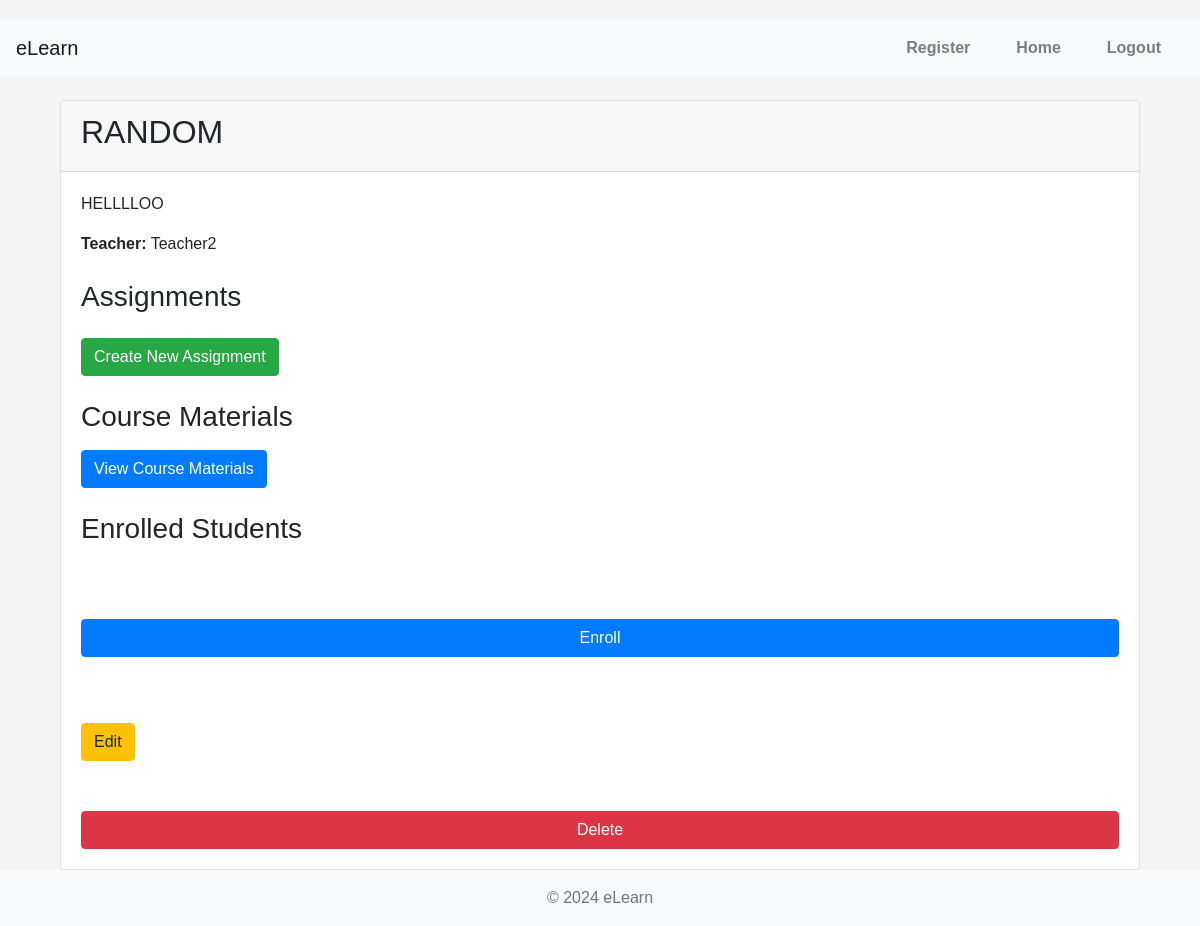
/courses/7/ (signed in), run on an earlier commit of the app's database.
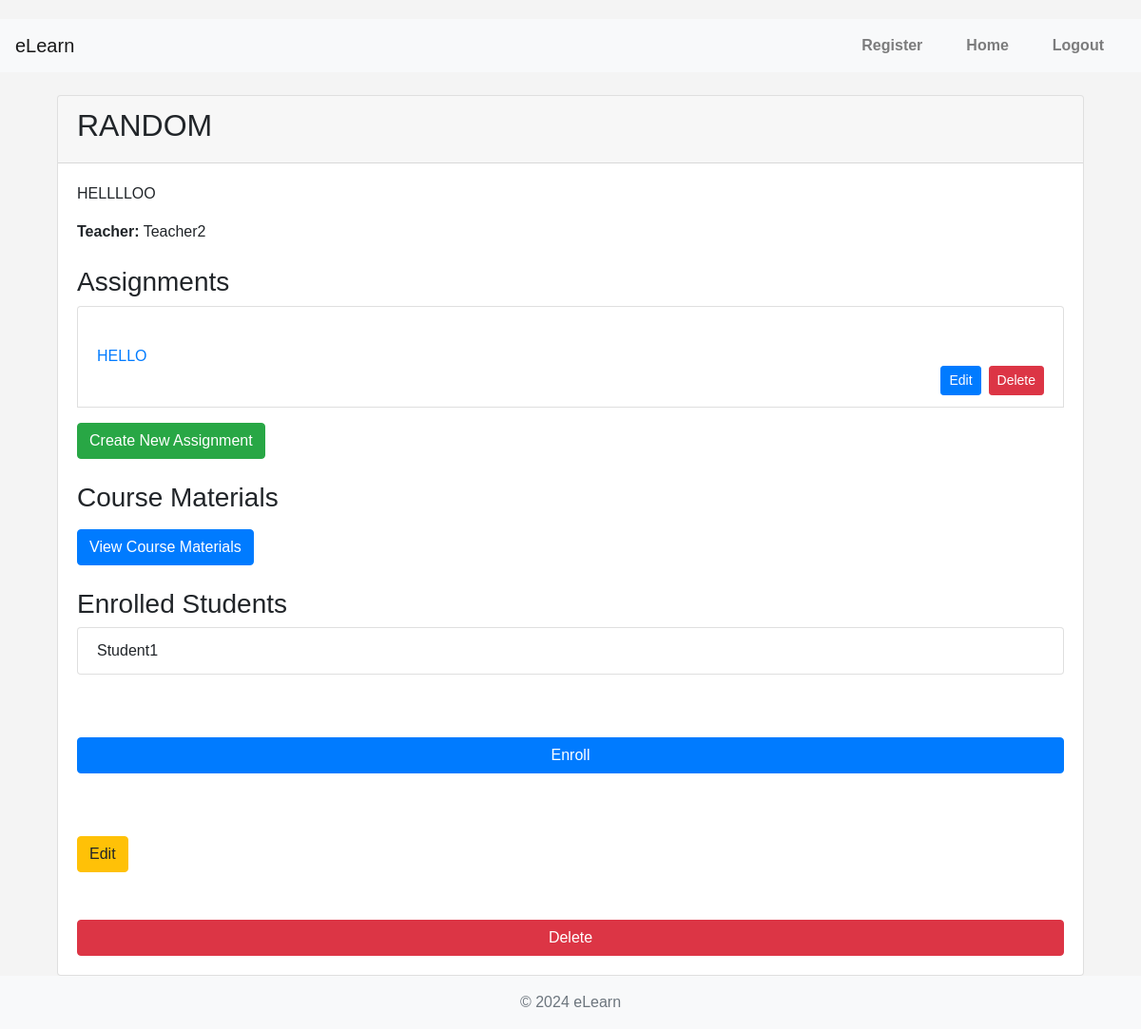
And on a later commit of the database.
### assignments/models.py (models this page shows, shortened)
class Assignment(models.Model):
    title = models.CharField(max_length=100)
    description = models.TextField()
    due_date = models.DateField()
    course = models.ForeignKey(Course, on_delete=models.CASCADE, related_name='assignments')
    total_marks = models.FloatField(default=100)

### courses/models.py (models this page shows, shortened)
class Enrollment(models.Model):
    student = models.ForeignKey(settings.AUTH_USER_MODEL, on_delete=models.CASCADE, related_name='enrollments')
    course = models.ForeignKey(Course, on_delete=models.CASCADE, related_name='enrollments')
    enrolled_at = models.DateTimeField(auto_now_add=True)
    class Meta:
        unique_together = ('student', 'course')

### core/models.py (models this page shows, shortened)
class User(AbstractUser):
    USER_TYPE_CHOICES = (
        ('student', 'Student'),
        ('teacher', 'Teacher'),
    )
    is_student = models.BooleanField(default=False)
    is_teacher = models.BooleanField(default=False)
    profile_picture = models.ImageField(upload_to='profile_pictures/', null=True, blank=True)
    bio = models.TextField(null=True, blank=True)
    phone_number = models.CharField(max_length=15, null=True, blank=True)
    address = models.CharField(max_length=255, null=True, blank=True)
    date_of_birth = models.DateField(null=True, blank=True)
    user_type = models.CharField(max_length=20, choices=USER_TYPE_CHOICES, default='student')
    USERNAME_FIELD = 'username'
    groups = models.ManyToManyField(
        Group,
        related_name='custom_user_groups',  # Add related_name to avoid clash
        blank=True,
        help_text='The groups this user belongs to. A user will get all permissions granted to each of their groups.',
        verbose_name='groups',
    )
    user_permissions = models.ManyToManyField(
        Permission,
        related_name='custom_user_permissions',  # Add related_name to avoid clash
        blank=True,
        help_text='Specific permissions for this user.',
        verbose_name='user permissions',
    )

### courses/views.py (the view, shortened to what this page needs)
# urls.py: path('<int:pk>/', CourseDetailView.as_view(), name='course_detail'),
@method_decorator(login_required, name='dispatch')
class CourseDetailView(View):
    def get(self, request, pk):
        course = get_object_or_404(Course, pk=pk)
        assignments = course.assignments.all()
        materials = CourseMaterial.objects.filter(course=course)
        assignment_paginator = Paginator(assignments, 5)  # Show 5 assignments per page
        assignment_page_number = request.GET.get('assignment_page')
        assignment_page_obj = assignment_paginator.get_page(assignment_page_number)
        material_paginator = Paginator(materials, 5)  # Show 5 materials per page
        material_page_number = request.GET.get('material_page')
        material_page_obj = material_paginator.get_page(material_page_number)
        enrolled_students = course.enrollments.all()
        is_enrolled = enrolled_students.filter(student=request.user).exists()
        return render(request, 'courses/course_detail.html', {
            'course': course,
            'assignments': assignment_page_obj,
            'enrolled_students': enrolled_students,
            'course_materials': material_page_obj,
            'is_enrolled': is_enrolled
        })

### templates/courses/course_detail.html (shortened to what this page needs)
{% extends "core/base.html" %}
{% block content %}
<div class="container mt-4">
    <div class="card">
        <div class="card-header">
            <h2>{{ course.title }}</h2>
        </div>
        <div class="card-body">
            <p class="card-text">{{ course.description }}</p>
            <p><strong>Teacher:</strong> {{ course.teacher.username }}</p>
            <h3 class="mt-4">Assignments</h3>
            <ul class="list-group">
                {% for assignment in assignments %}
                    <li class="list-group-item d-flex justify-content-between align-items-center">
                        <span><a href="{% url 'assignments:assignment_detail' assignment.pk %}">{{ assignment.title }}</a></span>
                        {% if request.user == course.teacher %}
                            <span class="d-flex">
                                <a href="{% url 'assignments:assignment_update' assignment.pk %}" class="btn btn-sm btn-primary mr-2">Edit</a>
                                <button type="button" class="btn btn-sm btn-danger" data-toggle="modal" data-target="#deleteAssignmentModal{{ assignment.pk }}">Delete</button>
                            </span>
                        {% endif %}
                    </li>
                {% endfor %}
            </ul>
            {% if request.user == course.teacher %}
                <a href="{% url 'assignments:assignment_create' %}?course_id={{ course.pk }}" class="btn btn-success mt-3">Create New Assignment</a>
            {% endif %}
            <h3 class="mt-4">Course Materials</h3>
            <a href="{% url 'course_material:material_list' course.id %}" class="btn btn-primary mt-2">View Course Materials</a>
            <h3 class="mt-4">Enrolled Students</h3>
            <ul class="list-group">
                {% for enrollment in enrolled_students %}
                    <li class="list-group-item">{{ enrollment.student.username }}</li>
                {% endfor %}
            </ul>
            {% if request.user.is_authenticated %}
                {% if is_enrolled %}
                    <div class="alert alert-info mt-3">You are already enrolled in this course.</div>
                {% else %}
                    <form method="post" action="{% url 'courses:enroll_in_course' course.pk %}" class="mt-3">
                        <button type="submit" class="btn btn-primary">Enroll</button>
                    </form>
                {% endif %}
            {% endif %}
            {% if request.user == course.teacher %}
                <div class="mt-3">
                    <a href="{% url 'courses:course_update' course.pk %}" class="btn btn-warning">Edit</a>
                    <button type="button" class="btn btn-danger" data-toggle="modal" data-target="#deleteCourseModal">Delete</button>
                </div>
            {% endif %}
        </div>
    </div>
</div>
{% endblock %}

What changed in the data, as far as the page shows it:
added Assignment: title "HELLO"
added Enrollment: student.username "Student1"
